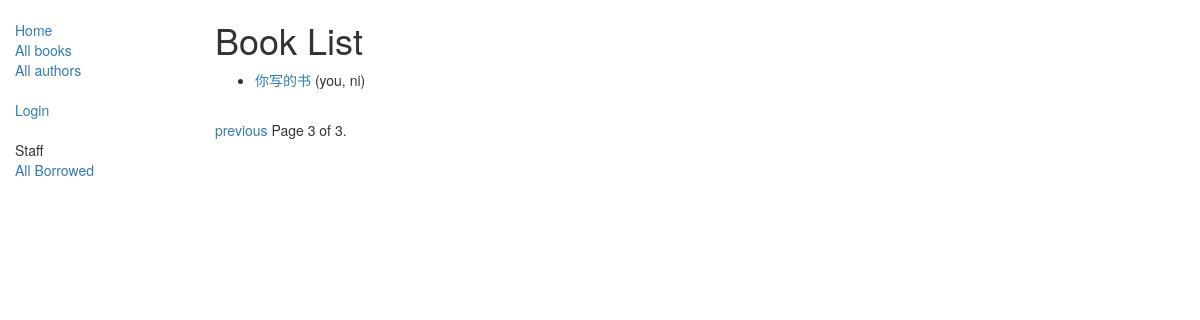
The page /catalog/books/?page=3 on the database as committed earlier.
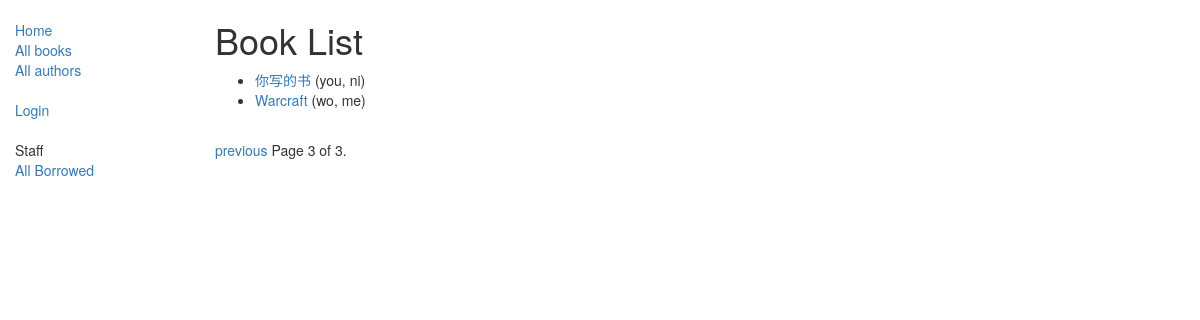
The same page on the database as committed later.
### catalog/models.py (models this page shows, shortened)
class Book(models.Model):
    title = models.CharField(max_length=200)
    author = models.ForeignKey('Author', on_delete=models.SET_NULL, null=True)
    summary = models.TextField(max_length=1000, help_text="Enter a brief description of the book")
    isbn = models.CharField('ISBN',max_length=13, help_text='13 Character <a href="https://www.isbn-international.org/content/what-isbn">ISBN number</a>')
    genre = models.ManyToManyField(Genre, help_text="Select a genre for this book")
    def get_absolute_url(self):
        return reverse('book-detail', args=[str(self.id)])
    def display_genre(self):
        """
        Creates a string for the Genre. This is required to display genre in Admin.
        """
        return ', '.join([ genre.name for genre in self.genre.all()[:3] ])
    display_genre.short_description = 'Genre'

class Author(models.Model):
    first_name = models.CharField(max_length=100)
    last_name = models.CharField(max_length=100)
    date_of_birth = models.DateField(null=True, blank=True)
    date_of_death = models.DateField('Died', null=True, blank=True)
    def __str__(self):
        return '%s, %s' % (self.last_name, self.first_name)
    class Meta:
        ordering = ['last_name']

### catalog/views.py (the view)
# urls.py: path('books/', views.BookListView.as_view(), name='books'),
class BookListView(generic.ListView):
    model = Book
    paginate_by = 3
    def get_queryset(self):
        return Book.objects.all()
    def get_context_data(self, *, object_list=None, **kwargs):
        context = super(BookListView, self).get_context_data(**kwargs)
        context['some_data'] = 'This is just some data'
        return context

### catalog/templates/catalog/book_list.html
{% extends "base_generic.html" %}
{% block content %}
    <h1>Book List</h1>
    {% if book_list %}
    <ul>
      {% for book in book_list %}
      <li>
        <a href="{{ book.get_absolute_url }}">{{ book.title }}</a> ({{book.author}})
      </li>
      {% endfor %}
    </ul>
    {% else %}
      <p>There are no books in the library.</p>
    {% endif %}
{% endblock %}

Rows that differ between the two databases and show on the page:
added Book: title "Warcraft", author "wo, me"
